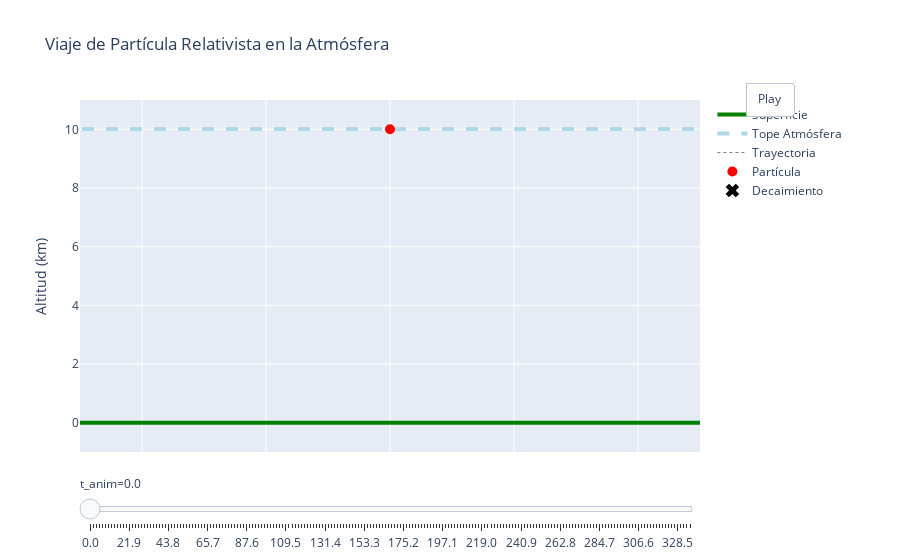

Here is the notebook cell this chart was saved with:
### Markdown cell above
El siguiente gráfico muestra un efecto muy interesante para las partículas que viajan a velocidades cercanas a la de la luz: el tiempo de vida medido en su propio marco muchas veces no basta para que lleguen hasta la superficie terrestre y sean detectadas por un sensor en tierra. Sin embargo, al considerar la dilatación temporal desde el punto de vista de un observador en la superficie, ese mismo tiempo de vida se alarga, permitiendo que la partícula complete el viaje y alcance los detectores.

### Code cell
def plot_relativistic_journey(V_frac, delta_tau, H_atmos):
    """Costruye la animación del viaje de una particula relativista en la atmosfera."""
    # Constantes
    C_KM_PER_MUS = 0.299792   # km/µs
    TIME_SCALE_FACTOR = 0.1   # factor de ralentización
    N_FRAMES = 200            # número de cuadros de animación
    
    # Calcular factor de Lorentz gamma
    if abs(V_frac) >= 1.0 or (1.0 - V_frac**2) <= 0:
        gamma = float("inf")
    else:
        gamma = 1.0 / np.sqrt(1.0 - V_frac**2)
    
    # Cantidades en el marco del laboratorio
    V_abs = V_frac * C_KM_PER_MUS
    T_lab = gamma * delta_tau if gamma != float("inf") else 0.0
    T_ground = H_atmos / V_abs if V_abs > 0 else float("inf")
    T_event = min(T_lab, T_ground)  # tiempo de decaimiento o llegada al suelo
    
    # Arreglos de tiempo
    t_anim = np.linspace(0, max(T_lab, T_ground) / TIME_SCALE_FACTOR, N_FRAMES)
    t_lab = t_anim * TIME_SCALE_FACTOR
    
    # Posiciones y tiempo propio
    y_pos = H_atmos - V_abs * np.minimum(t_lab, T_lab)
    tau_vals = np.minimum(t_lab, T_lab) / gamma if gamma != float("inf") else np.zeros_like(t_lab)
    
    # Resultado
    reaches = T_ground <= T_lab
    y_event = H_atmos - V_abs * T_event
    
    # Trazos base
    traces = [
        go.Scatter(x=[-1, 1], y=[0, 0], mode="lines",
                   line=dict(color="green", width=4), name="Superficie"),
        go.Scatter(x=[-1, 1], y=[H_atmos, H_atmos], mode="lines",
                   line=dict(color="lightblue", width=4, dash="dash"), name="Tope Atmósfera"),
        go.Scatter(x=[0, 0], y=[H_atmos, H_atmos], mode="lines",
                   line=dict(color="grey", width=1, dash="dot"), name="Trayectoria"),
        go.Scatter(x=[0], y=[H_atmos], mode="markers",
                   marker=dict(color="red", size=10), name="Partícula"),
        go.Scatter(x=[0], y=[None], mode="markers",
                   marker=dict(color="black", size=12, symbol="x"), name="Decaimiento"),
    ]
    
    # Construir cuadros
    frames = []
    for i, (y_i, t_l, tau_i) in enumerate(zip(y_pos, t_lab, tau_vals)):
        # Limitar tiempo mostrado al evento
        t_display = min(t_l, T_event)
        # Determinar estado y marcador de decaimiento
        if t_l < T_event:
            state, color, decay_y = "En vuelo", "blue", [None]
        else:
            state = "¡LLEGÓ!" if reaches else "¡DECAYÓ!"
            color = "green" if reaches else "red"
            decay_y = [0] if reaches else [y_event]
        
        # Anotaciones
        annotation = [
            dict(text=f"V/c={V_frac:.3f}, γ={gamma:.2f}, Δτ={delta_tau:.2f}µs, H={H_atmos:.1f}km",
                 x=0.01, y=1.12, xref="paper", yref="paper", showarrow=False),
            dict(text=f"t={t_display:.3f}µs, τ={tau_i:.3f}µs",
                 x=0.01, y=1.06, xref="paper", yref="paper", showarrow=False),
            dict(text=state, x=0.99, y=1.05, xref="paper", yref="paper",
                 showarrow=False, font=dict(color=color, size=14)),
        ]
        
        frames.append(go.Frame(
            data=[
                traces[0].update(y=[0, 0]),
                traces[1].update(y=[H_atmos, H_atmos]),
                go.Scatter(x=[0, 0], y=[H_atmos, y_i], mode="lines",
                           line=dict(color="grey", width=1, dash="dot")),
                go.Scatter(x=[0], y=[y_i], mode="markers",
                           marker=dict(color="red", size=10)),
                go.Scatter(x=[0], y=decay_y, mode="markers",
                           marker=dict(color="black", size=12, symbol="x")),
            ],
            name=str(i),
            layout=dict(annotations=annotation)
        ))
    
    # Pasos del deslizador
    slider = [dict(
        steps=[dict(
            method="animate",
            args=[[str(k)],
                  dict(mode="immediate",
                       frame=dict(duration=50, redraw=True),
                       transition=dict(duration=0))],
            label=f"{t_anim[k]:.1f}"
        ) for k in range(N_FRAMES)],
        currentvalue=dict(prefix="t_anim="),
        x=0, y=0
    )]
    
    # Diseño con botón de reproducción
    layout = go.Layout(
        title="Viaje de Partícula Relativista en la Atmósfera",
        xaxis=dict(range=[-0.5, 0.5], showticklabels=False, zeroline=False),
        yaxis=dict(range=[-1, H_atmos * 1.1], title="Altitud (km)"),
        updatemenus=[dict(
            type="buttons",
            showactive=False,
            y=1.05,
            x=1.15,
            xanchor="right",
            yanchor="top",
            buttons=[dict(
                label="Play",
                method="animate",
                args=[None, dict(frame=dict(duration=50, redraw=True),
                                 transition=dict(duration=0),
                                 fromcurrent=True,
                                 mode="immediate")]
            )]
        )],
        sliders=slider,
        margin=dict(r=200)
    )

    fig = go.Figure(data=traces, layout=layout, frames=frames)
    fig.show()


# Widgets para parámetros
V_input = widgets.FloatText(value=0.995, description="V/c:", style={'description_width':'auto'})
delta_tau_input = widgets.FloatText(value=2.2, description="Δτ (µs):", style={'description_width':'auto'})
H_input = widgets.FloatText(value=10.0, description="H (km):", style={'description_width':'auto'})

ui = widgets.VBox([
    widgets.HTML("<b>Parámetros:</b>"),
    widgets.HBox([V_input, delta_tau_input, H_input])
])

out = widgets.Output()
def wrapped(V_frac, delta_tau, H_atmos):
    with out:
        clear_output(wait=True)
        plot_relativistic_journey(V_frac, delta_tau, H_atmos)

widgets.interactive_output(
    wrapped,
    {'V_frac': V_input, 'delta_tau': delta_tau_input, 'H_atmos': H_input}
)

# Mostrar controles y salida
display(ui, out)

### Figure 1 — Plotly figure (JSON) as saved in the notebook; plotly's stock layout.template omitted (floating-point values rounded to 4 significant figures)
{"data": [{"line": {"color": "green", "width": 4}, "mode": "lines", "name": "Superficie", "type": "scatter", "x": [-1, 1], "y": [0, 0]}, {"line": {"color": "lightblue", "dash": "dash", "width": 4}, "mode": "lines", "name": "Tope Atmósfera", "type": "scatter", "x": [-1, 1], "y": [10, 10]}, {"line": {"color": "grey", "dash": "dot", "width": 1}, "mode": "lines", "name": "Trayectoria", "type": "scatter", "x": [0, 0], "y": [10, 10]}, {"marker": {"color": "red", "size": 10}, "mode": "markers", "name": "Partícula", "type": "scatter", "x": [0], "y": [10]}, {"marker": {"color": "black", "size": 12, "symbol": "x"}, "mode": "markers", "name": "Decaimiento", "type": "scatter", "x": [0], "y": [null]}], "layout": {"margin": {"r": 200}, "sliders": [{"currentvalue": {"prefix": "t_anim="}, "steps": [{"args": [["0"], {"frame": {"duration": 50, "redraw": true}, "mode": "immediate", "transition": {"duration": 0}}], "label": "0.0", "method": "animate"}, {"args": [["1"], {"frame": {"duration": 50, "redraw": true}, "mode": "immediate", "transition": {"duration": 0}}], "label": "1.7", "method": "animate"}, {"args": [["2"], {"frame": {"duration": 50, "redraw": true}, "mode": "immediate", "transition": {"duration": 0}}], "label": "3.4", "method": "animate"}, {"args": [["3"], {"frame": {"duration": 50, "redraw": true}, "mode": "immediate", "transition": {"duration": 0}}], "label": "5.1", "method": "animate"}, {"args": [["4"], {"frame": {"duration": 50, "redraw": true}, "mode": "immediate", "transition": {"duration": 0}}], "label": "6.7", "method": "animate"}, {"args": [["5"], {"frame": {"duration": 50, "redraw": true}, "mode": "immediate", "transition": {"duration": 0}}], "label": "8.4", "method": "animate"}, {"args": [["6"], {"frame": {"duration": 50, "redraw": true}, "mode": "immediate", "transition": {"duration": 0}}], "label": "10.1", "method": "animate"}, {"args": [["7"], {"frame": {"duration": 50, "redraw": true}, "mode": "immediate", "transition": {"duration": 0}}], "label": "11.8", "method": "animate"}, {"args": [["8"], {"frame": {"duration": 50, "redraw": true}, "mode": "immediate", "transition": {"duration": 0}}], "label": "13.5", "method": "animate"}, {"args": [["9"], {"frame": {"duration": 50, "redraw": true}, "mode": "immediate", "transition": {"duration": 0}}], "label": "15.2", "method": "animate"}, {"args": [["10"], {"frame": {"duration": 50, "redraw": true}, "mode": "immediate", "transition": {"duration": 0}}], "label": "16.8", "method": "animate"}, {"args": [["11"], {"frame": {"duration": 50, "redraw": true}, "mode": "immediate", "transition": {"duration": 0}}], "label": "18.5", "method": "animate"}, {"args": [["12"], {"frame": {"duration": 50, "redraw": true}, "mode": "immediate", "transition": {"duration": 0}}], "label": "20.2", "method": "animate"}, {"args": [["13"], {"frame": {"duration": 50, "redraw": true}, "mode": "immediate", "transition": {"duration": 0}}], "label": "21.9", "method": "animate"}, {"args": [["14"], {"frame": {"duration": 50, "redraw": true}, "mode": "immediate", "transition": {"duration": 0}}], "label": "23.6", "method": "animate"}, {"args": [["15"], {"frame": {"duration": 50, "redraw": true}, "mode": "immediate", "transition": {"duration": 0}}], "label": "25.3", "method": "animate"}, {"args": [["16"], {"frame": {"duration": 50, "redraw": true}, "mode": "immediate", "transition": {"duration": 0}}], "label": "27.0", "method": "animate"}, {"args": [["17"], {"frame": {"duration": 50, "redraw": true}, "mode": "immediate", "transition": {"duration": 0}}], "label": "28.6", "method": "animate"}, {"args": [["18"], {"frame": {"duration": 50, "redraw": true}, "mode": "immediate", "transition": {"duration": 0}}], "label": "30.3", "method": "animate"}, {"args": [["19"], {"frame": {"duration": 50, "redraw": true}, "mode": "immediate", "transition": {"duration": 0}}], "label": "32.0", "method": "animate"}, {"args": [["20"], {"frame": {"duration": 50, "redraw": true}, "mode": "immediate", "transition": {"duration": 0}}], "label": "33.7", "method": "animate"}, {"args": [["21"], {"frame": {"duration": 50, "redraw": true}, "mode": "immediate", "transition": {"duration": 0}}], "label": "35.4", "method": "animate"}, {"args": [["22"], {"frame": {"duration": 50, "redraw": true}, "mode": "immediate", "transition": {"duration": 0}}], "label": "37.1", "method": "animate"}, {"args": [["23"], {"frame": {"duration": 50, "redraw": true}, "mode": "immediate", "transition": {"duration": 0}}], "label": "38.7", "method": "animate"}, {"args": [["24"], {"frame": {"duration": 50, "redraw": true}, "mode": "immediate", "transition": {"duration": 0}}], "label": "40.4", "method": "animate"}, {"args": [["25"], {"frame": {"duration": 50, "redraw": true}, "mode": "immediate", "transition": {"duration": 0}}], "label": "42.1", "method": "animate"}, {"args": [["26"], {"frame": {"duration": 50, "redraw": true}, "mode": "immediate", "transition": {"duration": 0}}], "label": "43.8", "method": "animate"}, {"args": [["27"], {"frame": {"duration": 50, "redraw": true}, "mode": "immediate", "transition": {"duration": 0}}], "label": "45.5", "method": "animate"}, {"args": [["28"], {"frame": {"duration": 50, "redraw": true}, "mode": "immediate", "transition": {"duration": 0}}], "label": "47.2", "method": "animate"}, {"args": [["29"], {"frame": {"duration": 50, "redraw": true}, "mode": "immediate", "transition": {"duration": 0}}], "label": "48.9", "method": "animate"}, {"args": [["30"], {"frame": {"duration": 50, "redraw": true}, "mode": "immediate", "transition": {"duration": 0}}], "label": "50.5", "method": "animate"}, {"args": [["31"], {"frame": {"duration": 50, "redraw": true}, "mode": "immediate", "transition": {"duration": 0}}], "label": "52.2", "method": "animate"}, {"args": [["32"], {"frame": {"duration": 50, "redraw": true}, "mode": "immediate", "transition": {"duration": 0}}], "label": "53.9", "method": "animate"}, {"args": [["33"], {"frame": {"duration": 50, "redraw": true}, "mode": "immediate", "transition": {"duration": 0}}], "label": "55.6", "method": "animate"}, {"args": [["34"], {"frame": {"duration": 50, "redraw": true}, "mode": "immediate", "transition": {"duration": 0}}], "label": "57.3", "method": "animate"}, {"args": [["35"], {"frame": {"duration": 50, "redraw": true}, "mode": "immediate", "transition": {"duration": 0}}], "label": "59.0", "method": "animate"}, {"args": [["36"], {"frame": {"duration": 50, "redraw": true}, "mode": "immediate", "transition": {"duration": 0}}], "label": "60.6", "method": "animate"}, {"args": [["37"], {"frame": {"duration": 50, "redraw": true}, "mode": "immediate", "transition": {"duration": 0}}], "label": "62.3", "method": "animate"}, {"args": [["38"], {"frame": {"duration": 50, "redraw": true}, "mode": "immediate", "transition": {"duration": 0}}], "label": "64.0", "method": "animate"}, {"args": [["39"], {"frame": {"duration": 50, "redraw": true}, "mode": "immediate", "transition": {"duration": 0}}], "label": "65.7", "method": "animate"}, {"args": [["40"], {"frame": {"duration": 50, "redraw": true}, "mode": "immediate", "transition": {"duration": 0}}], "label": "67.4", "method": "animate"}, {"args": [["41"], {"frame": {"duration": 50, "redraw": true}, "mode": "immediate", "transition": {"duration": 0}}], "label": "69.1", "method": "animate"}, {"args": [["42"], {"frame": {"duration": 50, "redraw": true}, "mode": "immediate", "transition": {"duration": 0}}], "label": "70.8", "method": "animate"}, {"args": [["43"], {"frame": {"duration": 50, "redraw": true}, "mode": "immediate", "transition": {"duration": 0}}], "label": "72.4", "method": "animate"}, {"args": [["44"], {"frame": {"duration": 50, "redraw": true}, "mode": "immediate", "transition": {"duration": 0}}], "label": "74.1", "method": "animate"}, {"args": [["45"], {"frame": {"duration": 50, "redraw": true}, "mode": "immediate", "transition": {"duration": 0}}], "label": "75.8", "method": "animate"}, {"args": [["46"], {"frame": {"duration": 50, "redraw": true}, "mode": "immediate", "transition": {"duration": 0}}], "label": "77.5", "method": "animate"}, {"args": [["47"], {"frame": {"duration": 50, "redraw": true}, "mode": "immediate", "transition": {"duration": 0}}], "label": "79.2", "method": "animate"}, {"args": [["48"], {"frame": {"duration": 50, "redraw": true}, "mode": "immediate", "transition": {"duration": 0}}], "label": "80.9", "method": "animate"}, {"args": [["49"], {"frame": {"duration": 50, "redraw": true}, "mode": "immediate", "transition": {"duration": 0}}], "label": "82.5", "method": "animate"}, {"args": [["50"], {"frame": {"duration": 50, "redraw": true}, "mode": "immediate", "transition": {"duration": 0}}], "label": "84.2", "method": "animate"}, {"args": [["51"], {"frame": {"duration": 50, "redraw": true}, "mode": "immediate", "transition": {"duration": 0}}], "label": "85.9", "method": "animate"}, {"args": [["52"], {"frame": {"duration": 50, "redraw": true}, "mode": "immediate", "transition": {"duration": 0}}], "label": "87.6", "method": "animate"}, {"args": [["53"], {"frame": {"duration": 50, "redraw": true}, "mode": "immediate", "transition": {"duration": 0}}], "label": "89.3", "method": "animate"}, {"args": [["54"], {"frame": {"duration": 50, "redraw": true}, "mode": "immediate", "transition": {"duration": 0}}], "label": "91.0", "method": "animate"}, {"args": [["55"], {"frame": {"duration": 50, "redraw": true}, "mode": "immediate", "transition": {"duration": 0}}], "label": "92.7", "method": "animate"}, {"args": [["56"], {"frame": {"duration": 50, "redraw": true}, "mode": "immediate", "transition": {"duration": 0}}], "label": "94.3", "method": "animate"}, {"args": [["57"], {"frame": {"duration": 50, "redraw": true}, "mode": "immediate", "transition": {"duration": 0}}], "label": "96.0", "method": "animate"}, {"args": [["58"], {"frame": {"duration": 50, "redraw": true}, "mode": "immediate", "transition": {"duration": 0}}], "label": "97.7", "method": "animate"}, {"args": [["59"], {"frame": {"duration": 50, "redraw": true}, "mode": "immediate", "transition": {"duration": 0}}], "label": "99.4", "method": "animate"}, {"args": [["60"], {"frame": {"duration": 50, "redraw": true}, "mode": "immediate", "transition": {"duration": 0}}], "label": "101.1", "method": "animate"}, {"args": [["61"], {"frame": {"duration": 50, "redraw": true}, "mode": "immediate", "transition": {"duration": 0}}], "label": "102.8", "method": "animate"}, {"args": [["62"], {"frame": {"duration": 50, "redraw": true}, "mode": "immediate", "transition": {"duration": 0}}], "label": "104.4", "method": "animate"}, {"args": [["63"], {"frame": {"duration": 50, "redraw": true}, "mode": "immediate", "transition": {"duration": 0}}], "label": "106.1", "method": "animate"}, {"args": [["64"], {"frame": {"duration": 50, "redraw": true}, "mode": "immediate", "transition": {"duration": 0}}], "label": "107.8", "method": "animate"}, {"args": [["65"], {"frame": {"duration": 50, "redraw": true}, "mode": "immediate", "transition": {"duration": 0}}], "label": "109.5", "method": "animate"}, {"args": [["66"], {"frame": {"duration": 50, "redraw": true}, "mode": "immediate", "transition": {"duration": 0}}], "label": "111.2", "method": "animate"}, {"args": [["67"], {"frame": {"duration": 50, "redraw": true}, "mode": "immediate", "transition": {"duration": 0}}], "label": "112.9", "method": "animate"}, {"args": [["68"], {"frame": {"duration": 50, "redraw": true}, "mode": "immediate", "transition": {"duration": 0}}], "label": "114.6", "method": "animate"}, {"args": [["69"], {"frame": {"duration": 50, "redraw": true}, "mode": "immediate", "transition": {"duration": 0}}], "label": "116.2", "method": "animate"}, {"args": [["70"], {"frame": {"duration": 50, "redraw": true}, "mode": "immediate", "transition": {"duration": 0}}], "label": "117.9", "method": "animate"}, {"args": [["71"], {"frame": {"duration": 50, "redraw": true}, "mode": "immediate", "transition": {"duration": 0}}], "label": "119.6", "method": "animate"}, {"args": [["72"], {"frame": {"duration": 50, "redraw": true}, "mode": "immediate", "transition": {"duration": 0}}], "label": "121.3", "method": "animate"}, {"args": [["73"], {"frame": {"duration": 50, "redraw": true}, "mode": "immediate", "transition": {"duration": 0}}], "label": "123.0", "method": "animate"}, {"args": [["74"], {"frame": {"duration": 50, "redraw": true}, "mode": "immediate", "transition": {"duration": 0}}], "label": "124.7", "method": "animate"}, {"args": [["75"], {"frame": {"duration": 50, "redraw": true}, "mode": "immediate", "transition": {"duration": 0}}], "label": "126.3", "method": "animate"}, {"args": [["76"], {"frame": {"duration": 50, "redraw": true}, "mode": "immediate", "transition": {"duration": 0}}], "label": "128.0", "method": "animate"}, {"args": [["77"], {"frame": {"duration": 50, "redraw": true}, "mode": "immediate", "transition": {"duration": 0}}], "label": "129.7", "method": "animate"}, {"args": [["78"], {"frame": {"duration": 50, "redraw": true}, "mode": "immediate", "transition": {"duration": 0}}], "label": "131.4", "method": "animate"}, {"args": [["79"], {"frame": {"duration": 50, "redraw": true}, "mode": "immediate", "transition": {"duration": 0}}], "label": "133.1", "method": "animate"}, {"args": [["80"], {"frame": {"duration": 50, "redraw": true}, "mode": "immediate", "transition": {"duration": 0}}], "label": "134.8", "method": "animate"}, {"args": [["81"], {"frame": {"duration": 50, "redraw": true}, "mode": "immediate", "transition": {"duration": 0}}], "label": "136.5", "method": "animate"}, {"args": [["82"], {"frame": {"duration": 50, "redraw": true}, "mode": "immediate", "transition": {"duration": 0}}], "label": "138.1", "method": "animate"}, {"args": [["83"], {"frame": {"duration": 50, "redraw": true}, "mode": "immediate", "transition": {"duration": 0}}], "label": "139.8", "method": "animate"}, {"args": [["84"], {"frame": {"duration": 50, "redraw": true}, "mode": "immediate", "transition": {"duration": 0}}], "label": "141.5", "method": "animate"}, {"args": [["85"], {"frame": {"duration": 50, "redraw": true}, "mode": "immediate", "transition": {"duration": 0}}], "label": "143.2", "method": "animate"}, {"args": [["86"], {"frame": {"duration": 50, "redraw": true}, "mode": "immediate", "transition": {"duration": 0}}], "label": "144.9", "method": "animate"}, {"args": [["87"], {"frame": {"duration": 50, "redraw": true}, "mode": "immediate", "transition": {"duration": 0}}], "label": "146.6", "method": "animate"}, {"args": [["88"], {"frame": {"duration": 50, "redraw": true}, "mode": "immediate", "transition": {"duration": 0}}], "label": "148.2", "method": "animate"}, {"args": [["89"], {"frame": {"duration": 50, "redraw": true}, "mode": "immediate", "transition": {"duration": 0}}], "label": "149.9", "method": "animate"}, {"args": [["90"], {"frame": {"duration": 50, "redraw": true}, "mode": "immediate", "transition": {"duration": 0}}], "label": "151.6", "method": "animate"}, {"args": [["91"], {"frame": {"duration": 50, "redraw": true}, "mode": "immediate", "transition": {"duration": 0}}], "label": "153.3", "method": "animate"}, {"args": [["92"], {"frame": {"duration": 50, "redraw": true}, "mode": "immediate", "transition": {"duration": 0}}], "label": "155.0", "method": "animate"}, {"args": [["93"], {"frame": {"duration": 50, "redraw": true}, "mode": "immediate", "transition": {"duration": 0}}], "label": "156.7", "method": "animate"}, {"args": [["94"], {"frame": {"duration": 50, "redraw": true}, "mode": "immediate", "transition": {"duration": 0}}], "label": "158.4", "method": "animate"}, {"args": [["95"], {"frame": {"duration": 50, "redraw": true}, "mode": "immediate", "transition": {"duration": 0}}], "label": "160.0", "method": "animate"}, {"args": [["96"], {"frame": {"duration": 50, "redraw": true}, "mode": "immediate", "transition": {"duration": 0}}], "label": "161.7", "method": "animate"}, {"args": [["97"], {"frame": {"duration": 50, "redraw": true}, "mode": "immediate", "transition": {"duration": 0}}], "label": "163.4", "method": "animate"}, {"args": [["98"], {"frame": {"duration": 50, "redraw": true}, "mode": "immediate", "transition": {"duration": 0}}], "label": "165.1", "method": "animate"}, {"args": [["99"], {"frame": {"duration": 50, "redraw": true}, "mode": "immediate", "transition": {"duration": 0}}], "label": "166.8", "method": "animate"}, {"args": [["100"], {"frame": {"duration": 50, "redraw": true}, "mode": "immediate", "transition": {"duration": 0}}], "label": "168.5", "method": "animate"}, {"args": [["101"], {"frame": {"duration": 50, "redraw": true}, "mode": "immediate", "transition": {"duration": 0}}], "label": "170.1", "method": "animate"}, {"args": [["102"], {"frame": {"duration": 50, "redraw": true}, "mode": "immediate", "transition": {"duration": 0}}], "label": "171.8", "method": "animate"}, {"args": [["103"], {"frame": {"duration": 50, "redraw": true}, "mode": "immediate", "transition": {"duration": 0}}], "label": "173.5", "method": "animate"}, {"args": [["104"], {"frame": {"duration": 50, "redraw": true}, "mode": "immediate", "transition": {"duration": 0}}], "label": "175.2", "method": "animate"}, {"args": [["105"], {"frame": {"duration": 50, "redraw": true}, "mode": "immediate", "transition": {"duration": 0}}], "label": "176.9", "method": "animate"}, {"args": [["106"], {"frame": {"duration": 50, "redraw": true}, "mode": "immediate", "transition": {"duration": 0}}], "label": "178.6", "method": "animate"}, {"args": [["107"], {"frame": {"duration": 50, "redraw": true}, "mode": "immediate", "transition": {"duration": 0}}], "label": "180.3", "method": "animate"}, {"args": [["108"], {"frame": {"duration": 50, "redraw": true}, "mode": "immediate", "transition": {"duration": 0}}], "label": "181.9", "method": "animate"}, {"args": [["109"], {"frame": {"duration": 50, "redraw": true}, "mode": "immediate", "transition": {"duration": 0}}], "label": "183.6", "method": "animate"}, {"args": [["110"], {"frame": {"duration": 50, "redraw": true}, "mode": "immediate", "transition": {"duration": 0}}], "label": "185.3", "method": "animate"}, {"args": [["111"], {"frame": {"duration": 50, "redraw": true}, "mode": "immediate", "transition": {"duration": 0}}], "label": "187.0", "method": "animate"}, {"args": [["112"], {"frame": {"duration": 50, "redraw": true}, "mode": "immediate", "transition": {"duration": 0}}], "label": "188.7", "method": "animate"}, {"args": [["113"], {"frame": {"duration": 50, "redraw": true}, "mode": "immediate", "transition": {"duration": 0}}], "label": "190.4", "method": "animate"}, {"args": [["114"], {"frame": {"duration": 50, "redraw": true}, "mode": "immediate", "transition": {"duration": 0}}], "label": "192.0", "method": "animate"}, {"args": [["115"], {"frame": {"duration": 50, "redraw": true}, "mode": "immediate", "transition": {"duration": 0}}], "label": "193.7", "method": "animate"}, {"args": [["116"], {"frame": {"duration": 50, "redraw": true}, "mode": "immediate", "transition": {"duration": 0}}], "label": "195.4", "method": "animate"}, {"args": [["117"], {"frame": {"duration": 50, "redraw": true}, "mode": "immediate", "transition": {"duration": 0}}], "label": "197.1", "method": "animate"}, {"args": [["118"], {"frame": {"duration": 50, "redraw": true}, "mode": "immediate", "transition": {"duration": 0}}], "label": "198.8", "method": "animate"}, {"args": [["119"], {"frame": {"duration": 50, "redraw": true}, "mode": "immediate", "transition": {"duration": 0}}], "label": "200.5", "method": "animate"}, {"args": [["120"], {"frame": {"duration": 50, "redraw": true}, "mode": "immediate", "transition": {"duration": 0}}], "label": "202.2", "method": "animate"}, {"args": [["121"], {"frame": {"duration": 50, "redraw": true}, "mode": "immediate", "transition": {"duration": 0}}], "label": "203.8", "method": "animate"}, {"args": [["122"], {"frame": {"duration": 50, "redraw": true}, "mode": "immediate", "transition": {"duration": 0}}], "label": "205.5", "method": "animate"}, {"args": [["123"], {"frame": {"duration": 50, "redraw": true}, "mode": "immediate", "transition": {"duration": 0}}], "label": "207.2", "method": "animate"}, {"args": [["124"], {"frame": {"duration": 50, "redraw": true}, "mode": "immediate", "transition": {"duration": 0}}], "label": "208.9", "method": "animate"}, {"args": [["125"], {"frame": {"duration": 50, "redraw": true}, "mode": "immediate", "transition": {"duration": 0}}], "label": "210.6", "method": "animate"}, {"args": [["126"], {"frame": {"duration": 50, "redraw": true}, "mode": "immediate", "transition": {"duration": 0}}], "label": "212.3", "method": "animate"}, {"args": [["127"], {"frame": {"duration": 50, "redraw": true}, "mode": "immediate", "transition": {"duration": 0}}], "label": "213.9", "method": "animate"}, {"args": [["128"], {"frame": {"duration": 50, "redraw": true}, "mode": "immediate", "transition": {"duration": 0}}], "label": "215.6", "method": "animate"}, {"args": [["129"], {"frame": {"duration": 50, "redraw": true}, "mode": "immediate", "transition": {"duration": 0}}], "label": "217.3", "method": "animate"}, {"args": [["130"], {"frame": {"duration": 50, "redraw": true}, "mode": "immediate", "transition": {"duration": 0}}], "label": "219.0", "method": "animate"}, {"args": [["131"], {"frame": {"duration": 50, "redraw": true}, "mode": "immediate", "transition": {"duration": 0}}], "label": "220.7", "method": "animate"}, {"args": [["132"], {"frame": {"duration": 50, "redraw": true}, "mode": "immediate", "transition": {"duration": 0}}], "label": "222.4", "method": "animate"}, {"args": [["133"], {"frame": {"duration": 50, "redraw": true}, "mode": "immediate", "transition": {"duration": 0}}], "label": "224.1", "method": "animate"}, {"args": [["134"], {"frame": {"duration": 50, "redraw": true}, "mode": "immediate", "transition": {"duration": 0}}], "label": "225.7", "method": "animate"}, {"args": [["135"], {"frame": {"duration": 50, "redraw": true}, "mode": "immediate", "transition": {"duration": 0}}], "label": "227.4", "method": "animate"}, {"args": [["136"], {"frame": {"duration": 50, "redraw": true}, "mode": "immediate", "transition": {"duration": 0}}], "label": "229.1", "method": "animate"}, {"args": [["137"], {"frame": {"duration": 50, "redraw": true}, "mode": "immediate", "transition": {"duration": 0}}], "label": "230.8", "method": "animate"}, {"args": [["138"], {"frame": {"duration": 50, "redraw": true}, "mode": "immediate", "transition": {"duration": 0}}], "label": "232.5", "method": "animate"}, {"args": [["139"], {"frame": {"duration": 50, "redraw": true}, "mode": "immediate", "transition": {"duration": 0}}], "label": "234.2", "method": "animate"}, {"args": [["140"], {"frame": {"duration": 50, "redraw": true}, "mode": "immediate", "transition": {"duration": 0}}], "label": "235.8", "method": "animate"}, {"args": [["141"], {"frame": {"duration": 50, "redraw": true}, "mode": "immediate", "transition": {"duration": 0}}], "label": "237.5", "method": "animate"}, {"args": [["142"], {"frame": {"duration": 50, "redraw": true}, "mode": "immediate", "transition": {"duration": 0}}], "label": "239.2", "method": "animate"}, {"args": [["143"], {"frame": {"duration": 50, "redraw": true}, "mode": "immediate", "transition": {"duration": 0}}], "label": "240.9", "method": "animate"}, {"args": [["144"], {"frame": {"duration": 50, "redraw": true}, "mode": "immediate", "transition": {"duration": 0}}], "label": "242.6", "method": "animate"}, {"args": [["145"], {"frame": {"duration": 50, "redraw": true}, "mode": "immediate", "transition": {"duration": 0}}], "label": "244.3", "method": "animate"}, {"args": [["146"], {"frame": {"duration": 50, "redraw": true}, "mode": "immediate", "transition": {"duration": 0}}], "label": "246.0", "method": "animate"}, {"args": [["147"], {"frame": {"duration": 50, "redraw": true}, "mode": "immediate", "transition": {"duration": 0}}], "label": "247.6", "method": "animate"}, {"args": [["148"], {"frame": {"duration": 50, "redraw": true}, "mode": "immediate", "transition": {"duration": 0}}], "label": "249.3", "method": "animate"}, {"args": [["149"], {"frame": {"duration": 50, "redraw": true}, "mode": "immediate", "transition": {"duration": 0}}], "label": "251.0", "method": "animate"}, {"args": [["150"], {"frame": {"duration": 50, "redraw": true}, "mode": "immediate", "transition": {"duration": 0}}], "label": "252.7", "method": "animate"}, {"args": [["151"], {"frame": {"duration": 50, "redraw": true}, "mode": "immediate", "transition": {"duration": 0}}], "label": "254.4", "method": "animate"}, {"args": [["152"], {"frame": {"duration": 50, "redraw": true}, "mode": "immediate", "transition": {"duration": 0}}], "label": "256.1", "method": "animate"}, {"args": [["153"], {"frame": {"duration": 50, "redraw": true}, "mode": "immediate", "transition": {"duration": 0}}], "label": "257.7", "method": "animate"}, {"args": [["154"], {"frame": {"duration": 50, "redraw": true}, "mode": "immediate", "transition": {"duration": 0}}], "label": "259.4", "method": "animate"}, {"args": [["155"], {"frame": {"duration": 50, "redraw": true}, "mode": "immediate", "transition": {"duration": 0}}], "label": "261.1", "method": "animate"}, {"args": [["156"], {"frame": {"duration": 50, "redraw": true}, "mode": "immediate", "transition": {"duration": 0}}], "label": "262.8", "method": "animate"}, {"args": [["157"], {"frame": {"duration": 50, "redraw": true}, "mode": "immediate", "transition": {"duration": 0}}], "label": "264.5", "method": "animate"}, {"args": [["158"], {"frame": {"duration": 50, "redraw": true}, "mode": "immediate", "transition": {"duration": 0}}], "label": "266.2", "method": "animate"}, {"args": [["159"], {"frame": {"duration": 50, "redraw": true}, "mode": "immediate", "transition": {"duration": 0}}], "label": "267.9", "method": "animate"}, {"args": [["160"], {"frame": {"duration": 50, "redraw": true}, "mode": "immediate", "transition": {"duration": 0}}], "label": "269.5", "method": "animate"}, {"args": [["161"], {"frame": {"duration": 50, "redraw": true}, "mode": "immediate", "transition": {"duration": 0}}], "label": "271.2", "method": "animate"}, {"args": [["162"], {"frame": {"duration": 50, "redraw": true}, "mode": "immediate", "transition": {"duration": 0}}], "label": "272.9", "method": "animate"}, {"args": [["163"], {"frame": {"duration": 50, "redraw": true}, "mode": "immediate", "transition": {"duration": 0}}], "label": "274.6", "method": "animate"}, {"args": [["164"], {"frame": {"duration": 50, "redraw": true}, "mode": "immediate", "transition": {"duration": 0}}], "label": "276.3", "method": "animate"}, {"args": [["165"], {"frame": {"duration": 50, "redraw": true}, "mode": "immediate", "transition": {"duration": 0}}], "label": "278.0", "method": "animate"}, {"args": [["166"], {"frame": {"duration": 50, "redraw": true}, "mode": "immediate", "transition": {"duration": 0}}], "label": "279.6", "method": "animate"}, {"args": [["167"], {"frame": {"duration": 50, "redraw": true}, "mode": "immediate", "transition": {"duration": 0}}], "label": "281.3", "method": "animate"}, {"args": [["168"], {"frame": {"duration": 50, "redraw": true}, "mode": "immediate", "transition": {"duration": 0}}], "label": "283.0", "method": "animate"}, {"args": [["169"], {"frame": {"duration": 50, "redraw": true}, "mode": "immediate", "transition": {"duration": 0}}], "label": "284.7", "method": "animate"}, {"args": [["170"], {"frame": {"duration": 50, "redraw": true}, "mode": "immediate", "transition": {"duration": 0}}], "label": "286.4", "method": "animate"}, {"args": [["171"], {"frame": {"duration": 50, "redraw": true}, "mode": "immediate", "transition": {"duration": 0}}], "label": "288.1", "method": "animate"}, {"args": [["172"], {"frame": {"duration": 50, "redraw": true}, "mode": "immediate", "transition": {"duration": 0}}], "label": "289.8", "method": "animate"}, {"args": [["173"], {"frame": {"duration": 50, "redraw": true}, "mode": "immediate", "transition": {"duration": 0}}], "label": "291.4", "method": "animate"}, {"args": [["174"], {"frame": {"duration": 50, "redraw": true}, "mode": "immediate", "transition": {"duration": 0}}], "label": "293.1", "method": "animate"}, {"args": [["175"], {"frame": {"duration": 50, "redraw": true}, "mode": "immediate", "transition": {"duration": 0}}], "label": "294.8", "method": "animate"}, {"args": [["176"], {"frame": {"duration": 50, "redraw": true}, "mode": "immediate", "transition": {"duration": 0}}], "label": "296.5", "method": "animate"}, {"args": [["177"], {"frame": {"duration": 50, "redraw": true}, "mode": "immediate", "transition": {"duration": 0}}], "label": "298.2", "method": "animate"}, {"args": [["178"], {"frame": {"duration": 50, "redraw": true}, "mode": "immediate", "transition": {"duration": 0}}], "label": "299.9", "method": "animate"}, {"args": [["179"], {"frame": {"duration": 50, "redraw": true}, "mode": "immediate", "transition": {"duration": 0}}], "label": "301.5", "method": "animate"}, {"args": [["180"], {"frame": {"duration": 50, "redraw": true}, "mode": "immediate", "transition": {"duration": 0}}], "label": "303.2", "method": "animate"}, {"args": [["181"], {"frame": {"duration": 50, "redraw": true}, "mode": "immediate", "transition": {"duration": 0}}], "label": "304.9", "method": "animate"}, {"args": [["182"], {"frame": {"duration": 50, "redraw": true}, "mode": "immediate", "transition": {"duration": 0}}], "label": "306.6", "method": "animate"}, {"args": [["183"], {"frame": {"duration": 50, "redraw": true}, "mode": "immediate", "transition": {"duration": 0}}], "label": "308.3", "method": "animate"}, {"args": [["184"], {"frame": {"duration": 50, "redraw": true}, "mode": "immediate", "transition": {"duration": 0}}], "label": "310.0", "method": "animate"}, {"args": [["185"], {"frame": {"duration": 50, "redraw": true}, "mode": "immediate", "transition": {"duration": 0}}], "label": "311.7", "method": "animate"}, {"args": [["186"], {"frame": {"duration": 50, "redraw": true}, "mode": "immediate", "transition": {"duration": 0}}], "label": "313.3", "method": "animate"}, {"args": [["187"], {"frame": {"duration": 50, "redraw": true}, "mode": "immediate", "transition": {"duration": 0}}], "label": "315.0", "method": "animate"}, {"args": [["188"], {"frame": {"duration": 50, "redraw": true}, "mode": "immediate", "transition": {"duration": 0}}], "label": "316.7", "method": "animate"}, {"args": [["189"], {"frame": {"duration": 50, "redraw": true}, "mode": "immediate", "transition": {"duration": 0}}], "label": "318.4", "method": "animate"}, {"args": [["190"], {"frame": {"duration": 50, "redraw": true}, "mode": "immediate", "transition": {"duration": 0}}], "label": "320.1", "method": "animate"}, {"args": [["191"], {"frame": {"duration": 50, "redraw": true}, "mode": "immediate", "transition": {"duration": 0}}], "label": "321.8", "method": "animate"}, {"args": [["192"], {"frame": {"duration": 50, "redraw": true}, "mode": "immediate", "transition": {"duration": 0}}], "label": "323.4", "method": "animate"}, {"args": [["193"], {"frame": {"duration": 50, "redraw": true}, "mode": "immediate", "transition": {"duration": 0}}], "label": "325.1", "method": "animate"}, {"args": [["194"], {"frame": {"duration": 50, "redraw": true}, "mode": "immediate", "transition": {"duration": 0}}], "label": "326.8", "method": "animate"}, {"args": [["195"], {"frame": {"duration": 50, "redraw": true}, "mode": "immediate", "transition": {"duration": 0}}], "label": "328.5", "method": "animate"}, {"args": [["196"], {"frame": {"duration": 50, "redraw": true}, "mode": "immediate", "transition": {"duration": 0}}], "label": "330.2", "method": "animate"}, {"args": [["197"], {"frame": {"duration": 50, "redraw": true}, "mode": "immediate", "transition": {"duration": 0}}], "label": "331.9", "method": "animate"}, {"args": [["198"], {"frame": {"duration": 50, "redraw": true}, "mode": "immediate", "transition": {"duration": 0}}], "label": "333.6", "method": "animate"}, {"args": [["199"], {"frame": {"duration": 50, "redraw": true}, "mode": "immediate", "transition": {"duration": 0}}], "label": "335.2", "method": "animate"}], "x": 0, "y": 0}], "title": {"text": "Viaje de Partícula Relativista en la Atmósfera"}, "updatemenus": [{"buttons": [{"args": [null, {"frame": {"duration": 50, "redraw": true}, "fromcurrent": true, "mode": "immediate", "transition": {"duration": 0}}], "label": "Play", "method": "animate"}], "showactive": false, "type": "buttons", "x": 1.15, "xanchor": "right", "y": 1.05, "yanchor": "top"}], "xaxis": {"range": [-0.5, 0.5], "showticklabels": false, "zeroline": false}, "yaxis": {"range": [-1, 11], "title": {"text": "Altitud (km)"}}}}
